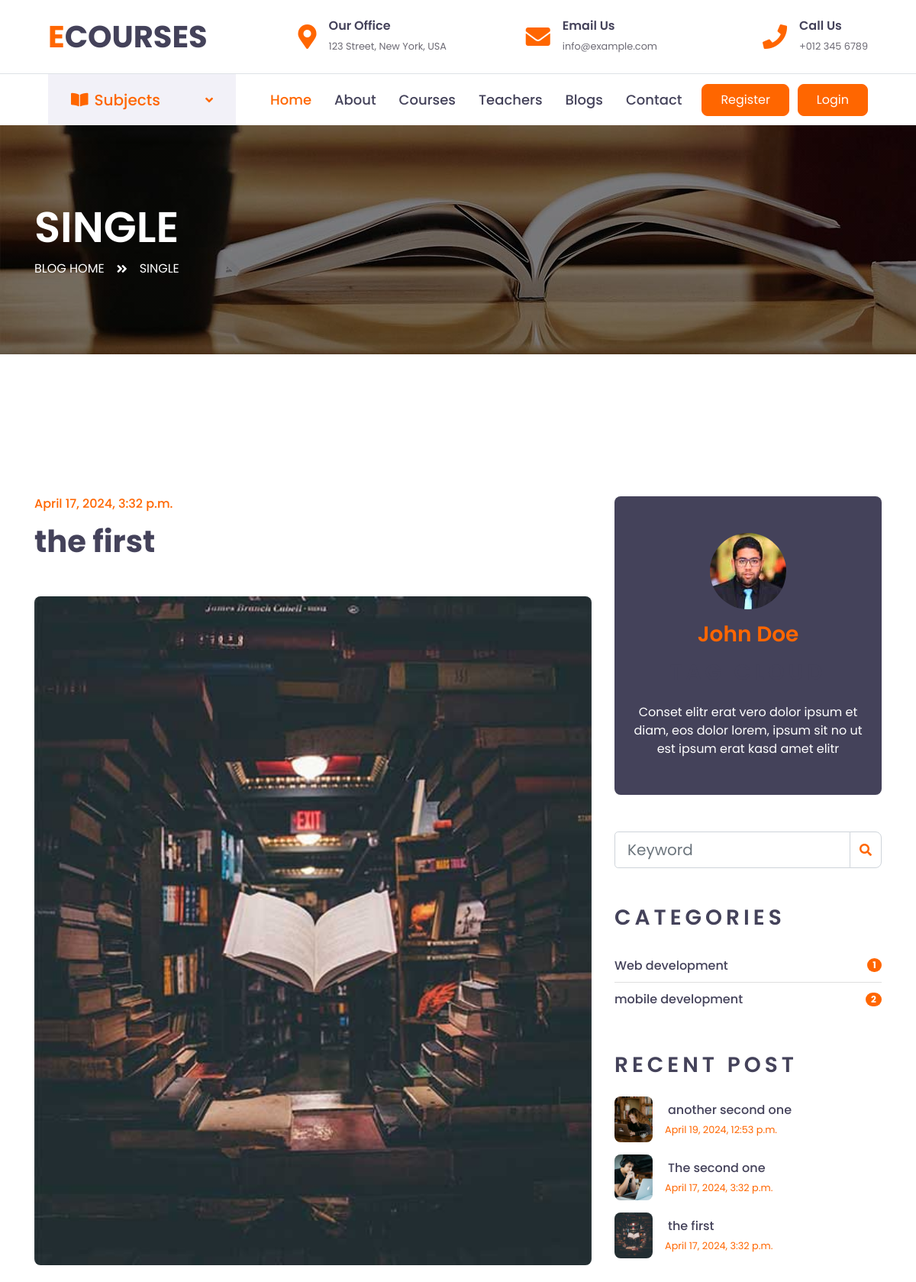
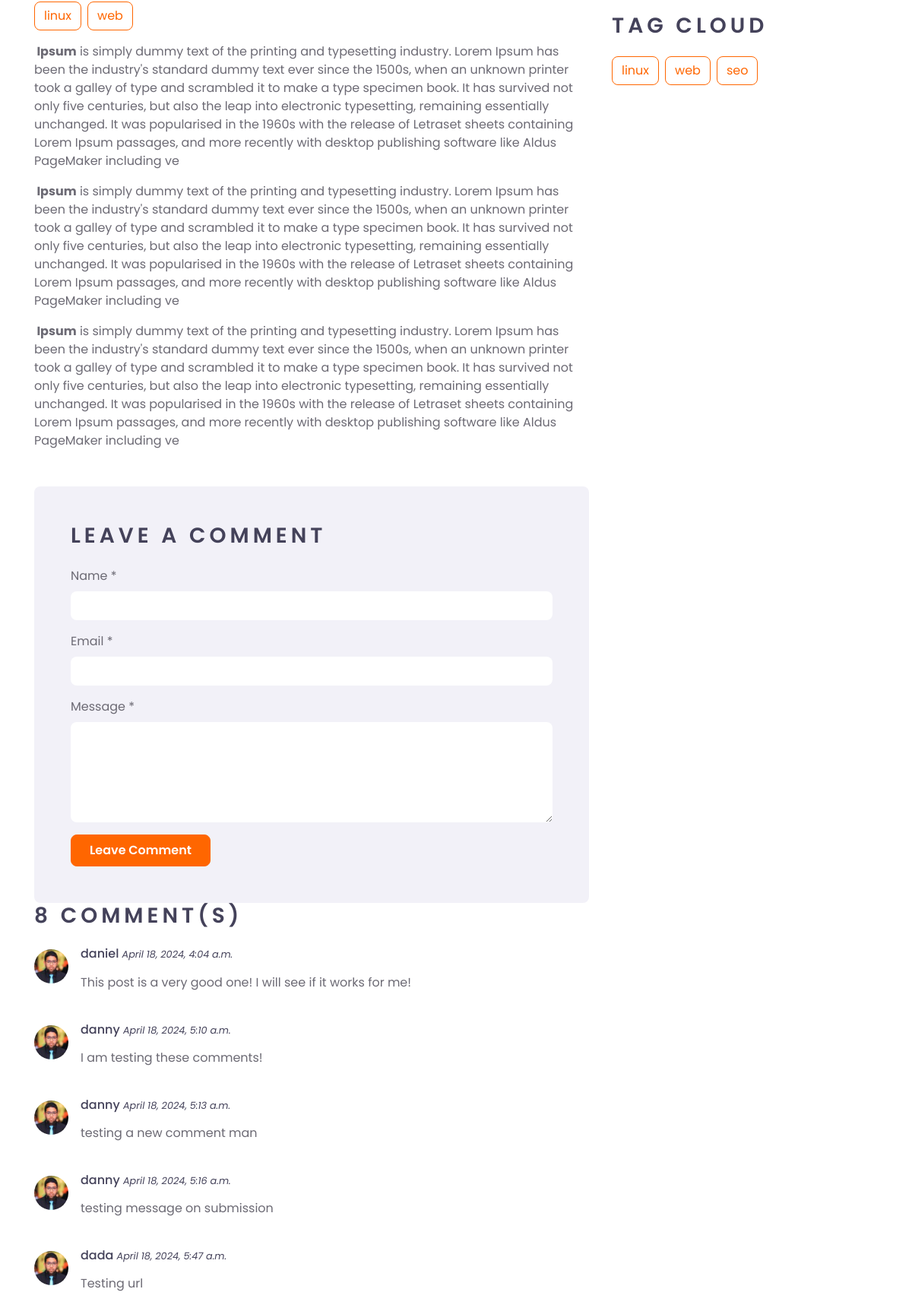
The app's page /post/the-first (upper part) with its own data (2 pictures, top to bottom).
### blogapp/models.py (models this page shows, shortened)
class Post(models.Model):
    title = models.CharField(max_length=200)
    image = models.ImageField(upload_to="blog/")
    url = models.SlugField(unique=True)
    content = RichTextField()
    author = models.ForeignKey('auth.User', on_delete=models.CASCADE)
    created_at = models.DateTimeField(auto_now_add=True)
    categories = models.ForeignKey(Category, on_delete=models.CASCADE)
    tags = models.ManyToManyField(Tag)
    published = models.BooleanField(default=True)

class Tag(models.Model):
    name = models.CharField(max_length=100)

class Comment(models.Model):
    post = models.ForeignKey(Post, on_delete=models.CASCADE, related_name='comments')
    author = models.CharField(max_length=50)
    email = models.EmailField()
    content = models.TextField()
    created_at = models.DateTimeField(default=timezone.now)
    approved = models.BooleanField(default=False)

class Category(models.Model):
    name = models.CharField(max_length=100)
    url = models.SlugField(unique=True)

### blogapp/views.py (the view)
# urls.py: path('post/<slug:url>', views.post_detail, name='postdetail'),
def post_detail(request, url):
    post = get_object_or_404(Post, url=url)
    approved_blogs = Post.objects.filter(published=True)
    blog_categories = Category.objects.annotate(blog_count=models.Count('post'))
    recent_posts = Post.objects.order_by('-created_at')[:5]
    comments = post.comments.filter(approved=True)  # Filter comments for the specific post
    blog_tags = Tag.objects.all()
    current_blog_tag = post.tags.all()
    context = {
        'post': post,
        'blogs': approved_blogs,
        'blog_categories': blog_categories,
        'recent_posts': recent_posts,
        'comments': comments,
        'blog_tags':blog_tags,
        'current_blog_tag':current_blog_tag
    }
    return render(request, 'single.html', context)

### templates/single.html (shortened to what this page needs)
{% extends "base.html" %}
{% load static %}
{% block body %}
    <div class="container-fluid page-header" style="margin-bottom: 90px;">
        <div class="container">
            <div class="d-flex flex-column justify-content-center" style="min-height: 300px">
                <h3 class="display-4 text-white text-uppercase">Single</h3>
                <div class="d-inline-flex text-white">
                    <p class="m-0 text-uppercase"><a class="text-white" href="{% url "blog" %}">Blog Home</a></p>
                    <i class="fa fa-angle-double-right pt-1 px-3"></i>
                    <p class="m-0 text-uppercase">Single</p>
                </div>
            </div>
        </div>
    </div>
    <div class="container-fluid py-5">
        <div class="container py-5">
            <div class="row">
                <div class="col-lg-8">
                    <div class="mb-5">
                        <h6 class="text-primary mb-3">{{post.created_at}}</h6>
                        <h1 class="mb-5">{{post.title}}</h1>
                        <img class="img-fluid rounded w-100 mb-4" src='{{post.image.url}}' alt="{{post.title}}">
                        <div class="d-flex flex-wrap m-n1">
                            {% for tag in current_blog_tag %}
                            <a href="{% url "tag_filter" tag.name %}" class="btn btn-outline-primary m-1">{{tag.name}}</a>
                            {% endfor %}
                        </div>
                        <p>{{post.content|safe|linebreaks}}</p>
                    </div>
                    <div class="bg-secondary rounded p-5">
                        <h3 class="text-uppercase mb-4" style="letter-spacing: 5px;">Leave a comment</h3>
                         {% if user.is_authenticated %}
                        <form id="commentForm" method='post' action="{% url 'postdetail' post.url %}">
                            <div class="form-group">
                                <label for="name">Name *</label>
                                <input type="text" class="form-control border-0" readonly value="{{user.first_name}}" id="name">
                            </div>
                            <div class="form-group">
                                <label for="email">Email *</label>
                                <input type="email" class="form-control border-0" readonly value="{{user.email}}" id="email">
                            </div>
                            <input type="hidden" class="form-control border-0" readonly value="{{post.url}}" id="url">
                            <div class="form-group">
                                <label for="message">Message *</label>
                                <textarea id="message" cols="30" rows="5" class="form-control border-0"></textarea>
                            </div>
                            <div class="form-group mb-0">
                                <p id="success"> </p>
                                <input type="submit" value="Leave Comment" class="btn btn-primary py-md-2 px-md-4 font-weight-semi-bold">
                            </div>
                        </form>
                        {% else %}
                        <form id="commentForm" method='post' action="{% url 'postdetail' post.url %}">
                            <div class="form-group">
                                <label for="name">Name *</label>
                                <input type="text" class="form-control border-0" value="{{user.first_name}}" id="name">
                            </div>
                            <div class="form-group">
                                <label for="email">Email *</label>
                                <input type="email" class="form-control border-0" id="email">
                            </div>
                            <div class="form-group">
                                <label for="message">Message *</label>
                                <textarea id="message" cols="30" rows="5" class="form-control border-0"></textarea>
                            </div>
                            <div class="form-group mb-0">
                                <input type="submit" value="Leave Comment" class="btn btn-primary py-md-2 px-md-4 font-weight-semi-bold">
                            </div>
                        </form>
                        {% endif %}
                    </div>
                    <div class="mb-5">
                        <h3 class="text-uppercase mb-4" style="letter-spacing: 5px;">{{comments|length}} Comment(s)</h3>
                        {% if comments %}
                        {% for comment in comments %}
                        <div class="media mb-4">
                            <img src='{% static "img/user.jpg" %}' alt="Image" class="img-fluid rounded-circle mr-3 mt-1"
                                style="width: 45px;">
                            <div class="media-body">
                                <h6>{{comment.author}} <small><i>{{comment.created_at}}</i></small></h6>
                                <p>{{comment.content|safe|linebreaks}}</p>
                            </div>
                        </div>
                        {% endfor %}
                        {% else %}
                        <p> No comments at the moment </p>
                        {% endif %}
                    </div>
                </div>
                <div class="col-lg-4 mt-5 mt-lg-0">
                    <div class="d-flex flex-column text-center bg-dark rounded mb-5 py-5 px-4">
                        <img src='{% static "img/user.jpg" %}' class="img-fluid rounded-circle mx-auto mb-3" style="width: 100px;">
                        <h3 class="text-primary mb-3">John Doe</h3>
                        <h3 class="text-uppercase mb-4" style="letter-spacing: 5px;">Tag Cloud</h3>
                        <p class="text-white m-0">Conset elitr erat vero dolor ipsum et diam, eos dolor lorem, ipsum sit
                            no ut est ipsum erat kasd amet elitr</p>
                    </div>
                    <div class="mb-5">
                        <form action='{% url "blog_search" %}'>
                            <div class="input-group">
                                <input type="text" name="q" class="form-control form-control-lg" placeholder="Keyword">
                                <div class="input-group-append">
                                    <span class="input-group-text bg-transparent text-primary"><i
                                            class="fa fa-search"></i></span>
                                </div>
                            </div>
                        </form>
                    </div>
                    <div class="mb-5">
                        <h3 class="text-uppercase mb-4" style="letter-spacing: 5px;">Categories</h3>
                        <ul class="list-group list-group-flush">
                            {% for blogcategory in blog_categories %}
                            <li class="list-group-item d-flex justify-content-between align-items-center px-0">
                                <a href="{% url "post_list_by_category" blogcategory.url %}" class="text-decoration-none h6 m-0">{{ blogcategory.name }}</a>
                                <span class="badge badge-primary badge-pill">{{ blogcategory.blog_count }}</span>
                            </li>
                            {% endfor %}
                        </ul>
                    </div>
                    <div class="mb-5">
                        <h3 class="text-uppercase mb-4" style="letter-spacing: 5px;">Recent Post</h3>
                        {% for blog in recent_posts %}
                        <a class="d-flex align-items-center text-decoration-none mb-3" href="">
                            <img class="img-fluid rounded" height="50" width="50" src="{{blog.image.url}}" alt="{{blog.title}}">
                            <div class="pl-3">
                                <h6 class="m-1">{{blog.title}}</h6>
                                <small>{{blog.created_at}}</small>
                            </div>
                        </a>
                        {% endfor %}
                    </div>
                    <div class="mb-5">
                        <h3 class="text-uppercase mb-4" style="letter-spacing: 5px;">Tag Cloud</h3>
                        <div class="d-flex flex-wrap m-n1">
                            {% for tag in blog_tags %}
                            <a href="" class="btn btn-outline-primary m-1">{{tag.name}}</a>
                            {% endfor %}
                        </div>
                    </div>
                </div>
            </div>
        </div>
    </div>
    {% endblock body %}

### records on screen
Post: created_at "April 17, 2024, 3:32 p.m.", title "the first", image (picture), content "Ipsum is simply dummy text of the printing and typesetting industry. Lorem Ipsum has been the industry's standard dummy text ever since the 1500s, when an unknown printer took a galley of type and scrambled it to make a type specimen book. It has survived not only five centuries, but also the leap into electronic typesetting, remaining essentially unchanged. It was popularised in the 1960s with the release of Letraset sheets containing Lorem Ipsum passages, and more recently with desktop publishing software like Aldus PageMaker including ve Ipsum is simply dummy text of the printing and typesetting industry. Lorem Ipsum has been the industry's standard dummy text ever since the 1500s, when…"
Tag: name "linux"
Tag: name "web"
Comment: author "daniel", created_at "April 18, 2024, 4:04 a.m.", content "This post is a very good one! I will see if it works for me!"
Comment: author "danny", created_at "April 18, 2024, 5:10 a.m.", content "I am testing these comments!"
Comment: author "danny", created_at "April 18, 2024, 5:13 a.m.", content "testing a new comment man"
Comment: author "danny", created_at "April 18, 2024, 5:16 a.m.", content "testing message on submission"
Comment: author "dada", created_at "April 18, 2024, 5:47 a.m.", content "Testing url"
Category: name "Web development", blog_count "1"
Category: name "mobile development", blog_count "2"
Post: image (picture), title "another second one", created_at "April 19, 2024, 12:53 p.m."
Post: image (picture), title "The second one", created_at "April 17, 2024, 3:32 p.m."
Tag: name "seo"

### other values on screen
{{ comments|length }} "8"
